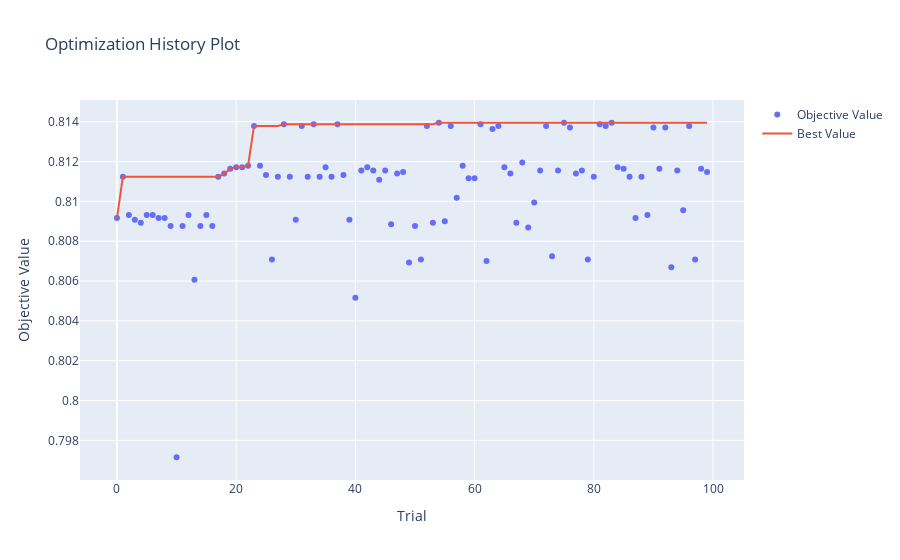

Notebook code cell kept with this figure:
### Markdown cell above
# Plot The Visualization History for the Optuna Realistic Mode

### Code cell
fig1 = optuna.visualization.plot_optimization_history(study)
fig1.write_html("optimization_history_realistic.html")
fig1.show()
